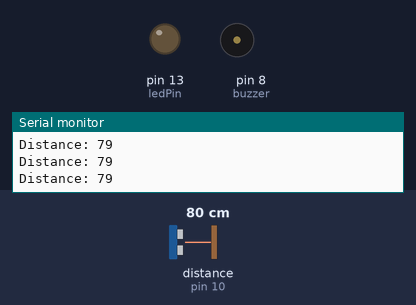
Bench run of a sketch on a simulated Arduino Uno, built with avr-gcc and run on an emulated ATmega328P. Shown: output pins drawn as LEDs (lit = HIGH), buzzer (waves = sounding), the last lines printed to the serial monitor. Wiring (inferred from the names in the program): ultrasonic range finder: trigger pin 9; echo pin 10. The test bench sets the inputs (shaded band); at power-on: distance to the obstacle (sensor on pin 10) 80 cm. The echo pulse lasts 58.3 µs per cm; pins used as bus, display or sensor lines are not drawn.

Above: at 1.2 s.
1.3 s: distance to the obstacle (sensor on pin 10) set to 44 cm
2.8 s: distance to the obstacle (sensor on pin 10) set to 36 cm
At 3.4 s:
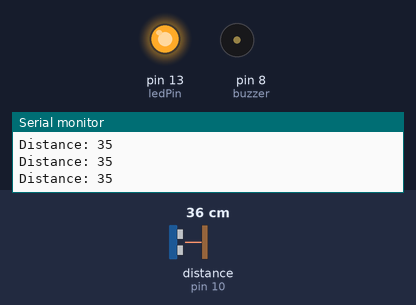
4.3 s: distance to the obstacle (sensor on pin 10) set to 11 cm
7.3 s: distance to the obstacle (sensor on pin 10) set to 8 cm
At 8.0 s:
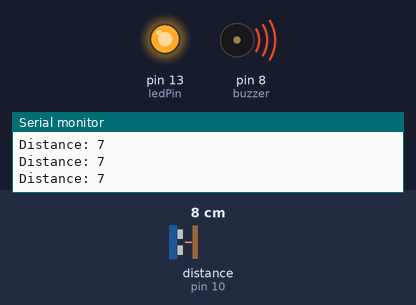
8.8 s: distance to the obstacle (sensor on pin 10) set to 18 cm
At 9.2 s:
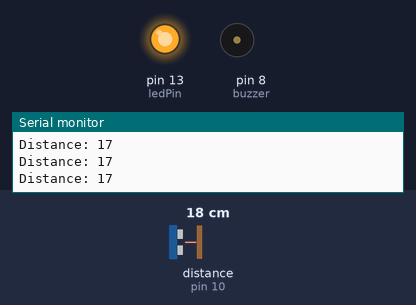
10.3 s: distance to the obstacle (sensor on pin 10) set to 60 cm
At 11.6 s:
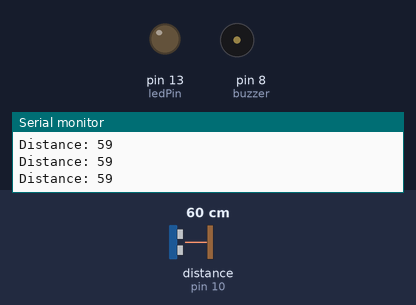
Timing chart, 0 to 12.8 s (numbered marks = the images above; inputs shaded):
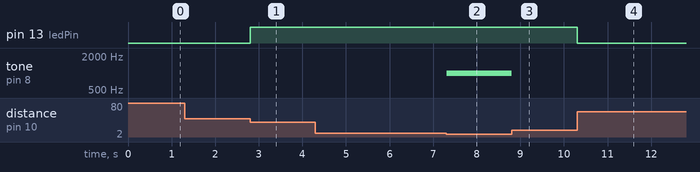

Measured:
- the behaviour switches between 42 and 41 cm on distance to the obstacle (sensor on pin 10) (found by bisection; images 0 and 1)
- the behaviour switches between 10 and 9 cm on distance to the obstacle (sensor on pin 10) (found by bisection; images 1 and 2)
- after the input at 2.8 s, pin 13 (ledPin): LOW → HIGH at once
- after the input at 7.3 s, tone on pin 8 (buzzer): silent → 1000 Hz at once
- after the input at 8.8 s, tone on pin 8 (buzzer): 1000 Hz → silent at once
- after the input at 10.3 s, pin 13 (ledPin): HIGH → LOW at once

The sketch:

stickblind.ino
```cpp
// defines pins numbers
const int buzzer = 8;
const int trigPin = 9;
const int echoPin = 10;
const int ledPin = 13;

// defines variables
long duration;
int distance;
int safetyDistance;

void setup() {
pinMode(trigPin, OUTPUT); // Sets the trigPin as an Output
pinMode(echoPin, INPUT); // Sets the echoPin as an Input
pinMode(buzzer, OUTPUT);
pinMode(ledPin, OUTPUT);
Serial.begin(9600); // Starts the serial communication
}

void loop() {
// Clears the trigPin
digitalWrite(trigPin, LOW);
delayMicroseconds(2);

// Sets the trigPin on HIGH state for 10 micro seconds
digitalWrite(trigPin, HIGH);
delayMicroseconds(10);
digitalWrite(trigPin, LOW);

// Reads the echoPin, returns the sound wave travel time in microseconds
duration = pulseIn(echoPin, HIGH);

// Calculating the distance
distance= duration*0.034/2;

safetyDistance = distance;
if (safetyDistance <= 8){
  tone(buzzer, 1000);
  digitalWrite(ledPin, HIGH);
}
else if (safetyDistance <= 40 & safetyDistance > 8){
  noTone(buzzer);
  digitalWrite(ledPin, HIGH);
}
else{
  noTone(buzzer);
  digitalWrite(ledPin, LOW);
}

// Prints the distance on the Serial Monitor
Serial.print("Distance: ");
Serial.println(distance);
}
```
